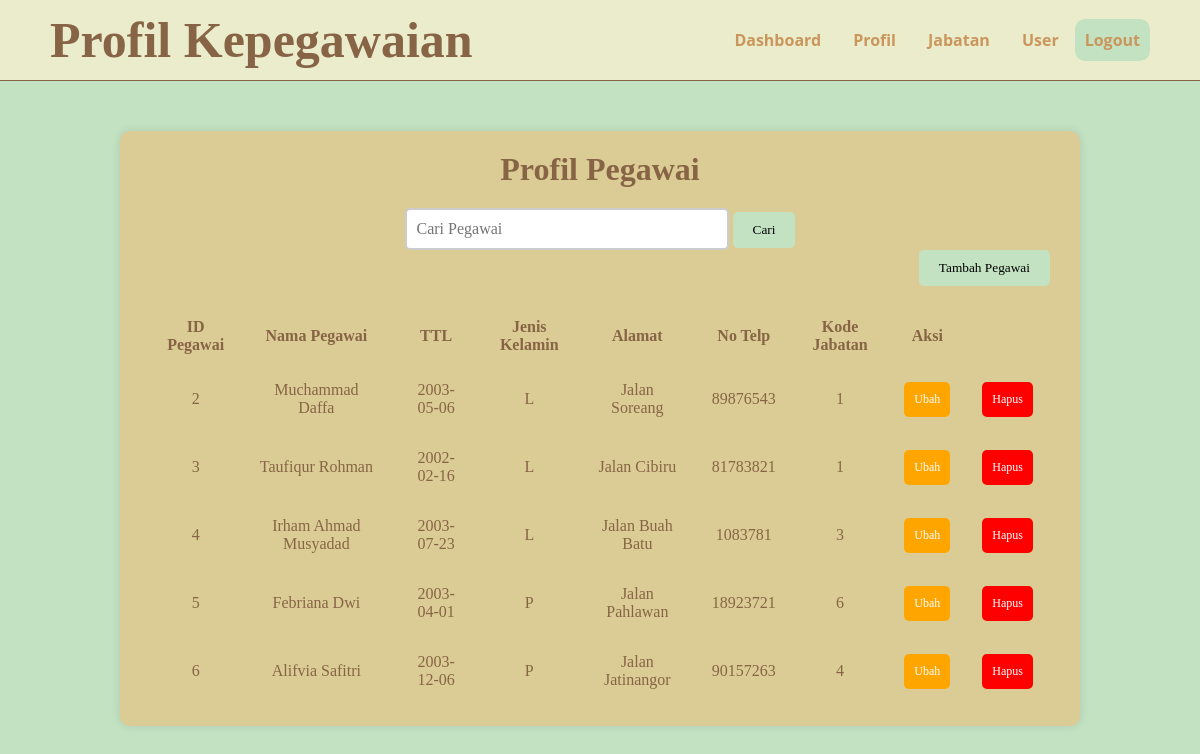
/profil.php, run on the app's committed database.
### tables this page shows
CREATE TABLE `pegawai` (
  `id_pegawai` int(5) NOT NULL,
  `nama_pegawai` varchar(30) NOT NULL,
  `ttl` date NOT NULL,
  `Jenis_kelamin` enum('L','P') NOT NULL,
  `Alamat` varchar(50) NOT NULL,
  `no_telp` int(13) NOT NULL,
  `kd_jabatan` int(5) NOT NULL
);

### profil.php (the view, shortened to what this page needs)
<!DOCTYPE html>
<html lang="en">
<head>
</head>
<body>
    <nav>
        <div class="wrapper">
            <div class="logo"><a href="profil.php">Profil Kepegawaian</a></div>
            <div class="menu">
                <ul>
                    <li><a href="dashboard.php">Dashboard</a></li>
                    <li><a href="profil.php">Profil</a></li>
                    <li><a href="jabatan.php">Jabatan</a></li>
                    <li><a href="user.php">User</a></li>
                    <li><a onclick="confirmLogout()" class="logout">Logout</a></li>
                </ul>
            </div>
        </div>
    </nav>
</body>
    <div class="container">
        <h1>Profil Pegawai</h1>
        <div class="search">
                <form method="post" action="profil.php">
                <input type="text" name="keyword" placeholder="Cari Pegawai">
                <button type="submit">Cari</button>
                </form>
            <div class="tambah">
                <form method="post" action="tambahpegawai.php">
                    <button type="submit">Tambah Pegawai</button>
                </form>
            </div>
        </div>
        <?php if(isset($_POST['keyword'])): ?>
        <?php
include 'koneksi.php';
if(isset($_POST['keyword'])) {
    $keyword = $_POST['keyword'];
    $query = "SELECT * FROM pegawai WHERE nama_pegawai LIKE '%$keyword%'";
    $result = $conn->query($query);
    if ($result->num_rows > 0) {
        echo "<table>";
        echo "<thead>";
        echo "<tr>";
        echo "<th>ID Pegawai</th>";
        echo "<th>Nama Pegawai</th>";
        echo "<th>TTL</th>";
        echo "<th>Jenis Kelamin</th>";
        echo "<th>Alamat</th>";
        echo "<th>No Telp</th>";
        echo "<th>Kode Jabatan</th>";
        echo "</tr>";
        echo "</thead>";
        echo "<tbody>";
        while ($row = $result->fetch_assoc()) {
            echo "<tr>";
            echo "<td>" . $row["id_pegawai"] . "</td>";
            echo "<td>" . $row["nama_pegawai"] . "</td>";
            echo "<td>" . $row["ttl"] . "</td>";
            echo "<td>" . $row["Jenis_kelamin"] . "</td>";
            echo "<td>" . $row["Alamat"] . "</td>";
            echo "<td>" . $row["no_telp"] . "</td>";
            echo "<td>" . $row["kd_jabatan"] . "</td>";
            echo "</tr>";
        }
        echo "</tbody>";
        echo "</table>";
    } else {
        echo "Tidak ada hasil yang ditemukan.";
    }
    $conn->close();
}
?>
<?php else: ?>
        <table>
            <thead>
                <tr>
                    <th>ID Pegawai</th>
                    <th>Nama Pegawai</th>
                    <th>TTL</th>
                    <th>Jenis Kelamin</th>
                    <th>Alamat</th>
                    <th>No Telp</th>
                    <th>Kode Jabatan</th>
                    <th>Aksi</th>
                </tr>
            </thead>
            <tbody>
                <?php
                include 'koneksi.php';
                $query = "SELECT * FROM pegawai";
                $result = $conn->query($query);
                if ($result->num_rows > 0) {
                    while ($row = $result->fetch_assoc()) {
                        echo "<tr>";
                        echo "<td>" . $row["id_pegawai"] . "</td>";
                        echo "<td>" . $row["nama_pegawai"] . "</td>";
                        echo "<td>" . $row["ttl"] . "</td>";
                        echo "<td>" . $row["Jenis_kelamin"] . "</td>";
                        echo "<td>" . $row["Alamat"] . "</td>";
                        echo "<td>" . $row["no_telp"] . "</td>";
                        echo "<td>" . $row["kd_jabatan"] . "</td>";
                        echo "<td><a href='editpegawai.php?id=" . $row["id_pegawai"] . "' class='ubah-btn1'>Ubah</a></td>";
                        echo "<td><a href='hapuspegawai.php?id=" . $row["id_pegawai"] . "' class='ubah-btn'>Hapus</a></td>";
                        echo "</tr>";
                    }
                } else {
                    echo "<tr><td colspan='4'>Tidak ada data pegawai.</td></tr>";
                }
                ?>
            </tbody>
        </table>
<?php endif; ?>
    </div>
</html>

### profil.php (style rules this page uses)
* { text-decoration: none; margin: 0px; padding: 0px; }
body { background-color: #C3E2C2; margin: 0px; padding: 0px; font-family: 'Open Sans',sans-serif; }
.container { font-family: 'comic sans ms' ; color: #876445; max-width: 900px; margin: 50px auto; background-color: #DBCC95; border-radius: 10px; padding: 20px 30px; box-shadow: 0 0 10px rgba(0, 0, 0, 0.1); }
.container td { padding: 15px 15px; text-align: center; }
.container tr { padding: 15px 15px; text-align: center; }
.container th { padding: 10px 10px 10px 10px; text-align: center; }
.container table { width: 100%; text-align: center; }
.tambah { text-align: right; }
.search { margin-top: 20px; margin-bottom: 20px; text-align: center; }
.search input[type="text"] { font-family: 'comic sans ms' ; padding: 10px; border: 2px solid #ccc; border-radius: 5px; width: 300px; font-size: 16px; }
.search button { font-family: 'comic sans ms' ; padding: 10px 20px; background-color: #C3E2C2; color: black; border: none; border-radius: 5px; cursor: pointer; transition: background-color 0.3s; }
.ubah-btn { background-color: red; color: white; padding: 10px 10px; text-align: center; text-decoration: none; display: inline-block; border-radius: 5px; transition: background-color 0.3s; font-size: 12px; }
.ubah-btn1 { background-color: orange; color: white; padding: 10px 10px; text-align: center; text-decoration: none; display: inline-block; border-radius: 5px; transition: background-color 0.3s; font-size: 12px; }
.logout { background-color: #C3E2C2; padding: 10px 10px; border-radius: 10px; }
h1 { text-align: center; }
.wrapper { width: 1100px; margin: auto; position: relative; }
.logo a { font-family: 'comic sans ms' ; font-weight: 800; font-size: 50px; float: left; color: #876445; }
.menu { float: right; }
nav { width: 100%; margin: auto; line-height: 80px; display: flex; position: sticky; position: -webkit-sticky; top: 0px; background-color: #EAECCC; z-index: 1; border-bottom: 1px solid #876445; }
nav ul { list-style-type: none; margin: 0px; padding: 0px; overflow: hidden; }
nav ul li { float: left; }
nav ul li a { color: #ca965c; font-weight: bold; text-align: center; border-radius: 20px; padding: 0px 16px 0px 16px; text-decoration: none; }

### data on the page
pegawai: id_pegawai "2", nama_pegawai "Muchammad Daffa", ttl "2003-05-06", Jenis_kelamin "L", Alamat "Jalan Soreang", no_telp "89876543", kd_jabatan "1"
pegawai: id_pegawai "3", nama_pegawai "Taufiqur Rohman", ttl "2002-02-16", Jenis_kelamin "L", Alamat "Jalan Cibiru", no_telp "81783821", kd_jabatan "1"
pegawai: id_pegawai "4", nama_pegawai "Irham Ahmad Musyadad", ttl "2003-07-23", Jenis_kelamin "L", Alamat "Jalan Buah Batu", no_telp "1083781", kd_jabatan "3"
pegawai: id_pegawai "5", nama_pegawai "Febriana Dwi", ttl "2003-04-01", Jenis_kelamin "P", Alamat "Jalan Pahlawan", no_telp "18923721", kd_jabatan "6"
pegawai: id_pegawai "6", nama_pegawai "Alifvia Safitri", ttl "2003-12-06", Jenis_kelamin "P", Alamat "Jalan Jatinangor", no_telp "90157263", kd_jabatan "4"
